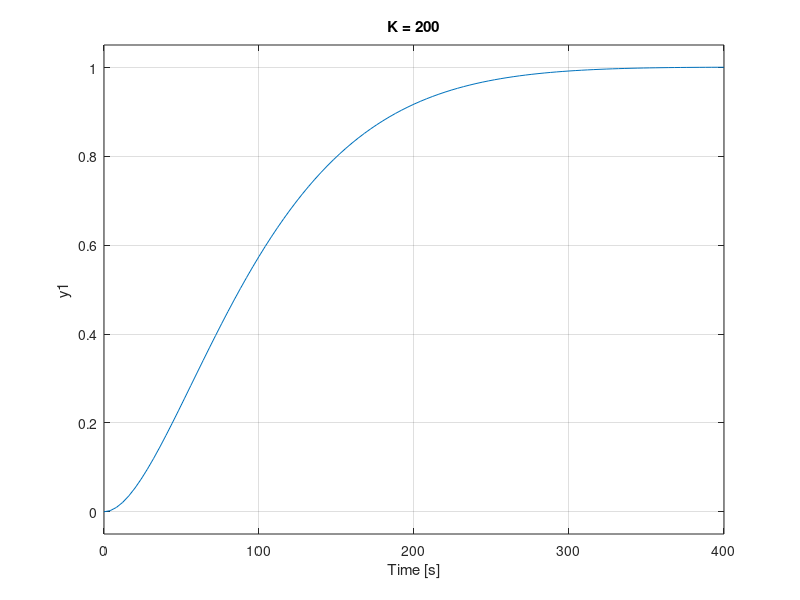

MATLAB code to generate this figure: (Note: this script raises an error after producing the figure.)
clc
clear
close all

% Constants
a = 1/30;
c = 1.667e-6;

% K values
K = [200 400 1000 2000];

for i = 1:length(K)

    num = c*K(i);
    den = [1 a c*K(i)];

    sys = tf(num,den);

    subplot(2,2,i)
    step(sys,400)
    title(['K = ',num2str(K(i))])
    grid on

    info = stepinfo(sys);

    disp(['K = ',num2str(K(i))])
    disp(['Rise Time = ',num2str(info.RiseTime)])
    disp(['Overshoot = ',num2str(info.Overshoot)])
    disp(' ')
end
